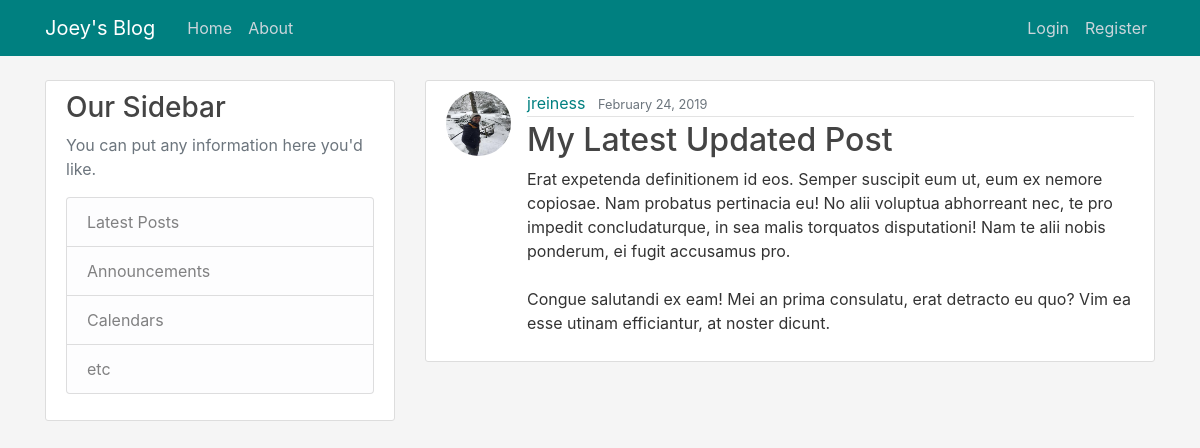
Screenshot of /post/32/ with the database file from the repository.
### blog/models.py (models this page shows, shortened)
class Post(models.Model):
    title = models.CharField(max_length=100)
    content = models.TextField()
    date_posted = models.DateTimeField(default=timezone.now)
    author = models.ForeignKey(User, on_delete=models.CASCADE) #on_delete says what to do if user is deleted - what happens to post?

### users/models.py (models this page shows, shortened)
class Profile(models.Model):
    user = models.OneToOneField(User, on_delete=models.CASCADE)
    image = models.ImageField(default='default.jpg',upload_to='profile_pics')
    bio = models.TextField(default='I should really write a bio...', max_length=100)

### blog/views.py (the view)
# urls.py: path('post/<int:pk>/',PostDetailView.as_view(), name='post-detail'),
class PostDetailView(DetailView):
    model = Post

### blog/templates/blog/post_detail.html (shortened to what this page needs)
{% extends 'blog/base.html'%}
{% block content %}
<article class="media content-section">
	<img class="rounded-circle article-img" src="{{ object.author.profile.image.url }}">
	<div class="media-body">
		<div class="article-metadata">
			<a class="mr-2" href="{% url 'user-posts' object.author.username %}">{{ object.author }}</a>
			<small class="text-muted">{{ object.date_posted|date:"F j, Y" }}</small>
		</div>
		<h2 class="article-title">{{ object.title }}</h2>
		<p class="article-content">{{ object.content }}</p>
	</div>
</article>
{% endblock content %}

### blog/static/blog/main.css (style rules this page uses)
body { background: WhiteSmoke; color: #333333; margin-top: 5rem; }
h1, h2, h3, h4, h5, h6 { color: #444444; }
.content-section { background: #ffffff; padding: 10px 20px; border: 1px solid #dddddd; border-radius: 3px; margin-bottom: 20px; }
.article-title { color: #444444; }
a.mr-2 { color: Teal; }
.article-content { white-space: pre-line; }
.article-img { height: 65px; width: 65px; margin-right: 16px; }
.article-metadata { padding-bottom: 1px; margin-bottom: 4px; border-bottom: 1px solid #e3e3e3 }

### rows the page displays
Post: author.profile.image (picture), author "jreiness", date_posted "February 24, 2019", title "My Latest Updated Post", content "Erat expetenda definitionem id eos. Semper suscipit eum ut, eum ex nemore copiosae. Nam probatus pertinacia eu! No alii voluptua abhorreant nec, te pro impedit concludaturque, in sea malis torquatos disputationi! Nam te alii nobis ponderum, ei fugit accusamus pro. Congue salutandi ex eam! Mei an prima consulatu, erat detracto eu quo? Vim ea esse utinam efficiantur, at noster dicunt."
